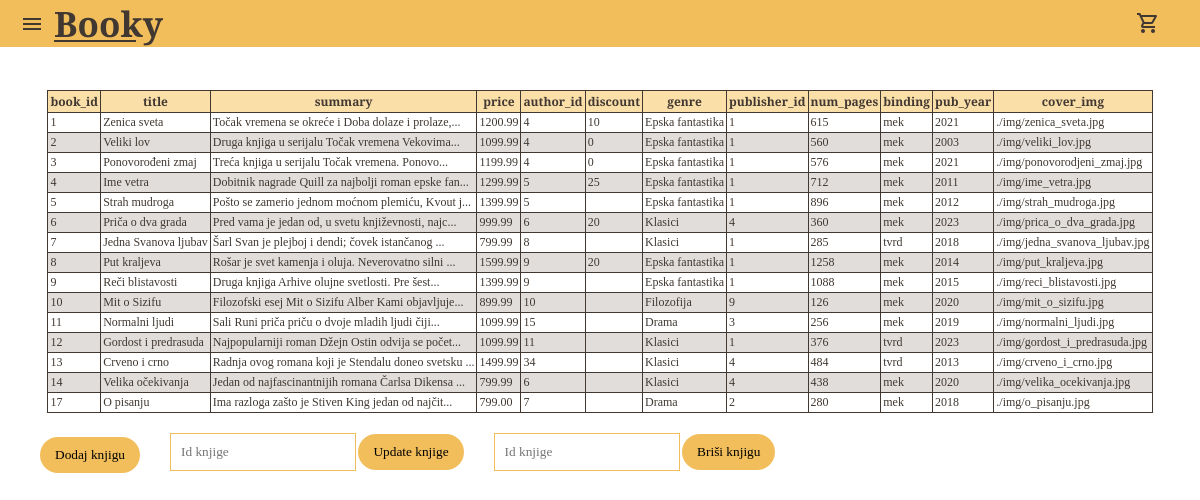
The app's page /admin.php with its own data.
### tables this page shows
CREATE TABLE `books` (
  `book_id` int(11) NOT NULL,
  `title` varchar(50) NOT NULL,
  `summary` text NOT NULL,
  `price` decimal(10,2) NOT NULL,
  `author_id` int(11) NOT NULL,
  `discount` int(11) DEFAULT NULL,
  `genre` varchar(30) NOT NULL,
  `publisher_id` int(11) NOT NULL,
  `num_pages` int(11) NOT NULL,
  `binding` varchar(5) NOT NULL,
  `pub_year` int(11) NOT NULL,
  `cover_img` varchar(30) NOT NULL
);

### models/book_model.php (called while the page is built, shortened)
<?php
include "db.php";
function get_all_books_info() {
    global $conn;
    $query = "SELECT * FROM books";
    $res = mysqli_query($conn, $query);
    return mysqli_fetch_all($res, MYSQLI_ASSOC);
}

### controllers/book_controller.php (called while the page is built, shortened)
<?php
include "models/book_model.php";
function get_all_books() {
    $books = get_all_books_info();
    return $books;
}

### admin.php (the view, shortened to what this page needs)
<?php
    include "controllers/book_controller.php";
    $books = get_all_books();
?>
<!DOCTYPE html>
<html lang="en">
<head>
    <link rel="stylesheet" href="./css/style.css">
</head>
<body>
    <?php
        include "views/header.php";
    ?>
    <div class="admin-container">
        <table class="books">
            <tr class="books__row">
                <th class="books__header">book_id</th>
                <th class="books__header">title</th>
                <th class="books__header">summary</th>
                <th class="books__header">price</th>
                <th class="books__header">author_id</th>
                <th class="books__header">discount</th>
                <th class="books__header">genre</th>
                <th class="books__header">publisher_id</th>
                <th class="books__header">num_pages</th>
                <th class="books__header">binding</th>
                <th class="books__header">pub_year</th>
                <th class="books__header">cover_img</th>
            </tr>
            <?php
                foreach($books as $book) {
                    $summary = substr($book['summary'], 0, 50) . '...';
                    echo
                    "
                    <tr class=\"books__row\">
                        <td class=\"books__data\">{$book['book_id']}</td>
                        <td class=\"books__data\">{$book['title']}</td>
                        <td class=\"books__data\">{$summary}</td>
                        <td class=\"books__data\">{$book['price']}</td>
                        <td class=\"books__data\">{$book['author_id']}</td>
                        <td class=\"books__data\">{$book['discount']}</td>
                        <td class=\"books__data\">{$book['genre']}</td>
                        <td class=\"books__data\">{$book['publisher_id']}</td>
                        <td class=\"books__data\">{$book['num_pages']}</td>
                        <td class=\"books__data\">{$book['binding']}</td>
                        <td class=\"books__data\">{$book['pub_year']}</td>
                        <td class=\"books__data\">{$book['cover_img']}</td>
                    </tr>
                    ";
                }
            ?>
        </table>
        <div class="forms">
            <form action="add_book.php" method="get" class="form-add">
                <input type="submit" value="Dodaj knjigu" class="form-btn">
            </form>
            <form action="update_book.php" method="get" class="form-update">
                <input type="number" name="book_id" placeholder="Id knjige" class="form-input" required>
                <input type="submit" value="Update knjige" class="form-btn">
            </form>
            <form action="delete_book.php" method="get" class="form-delete">
                <input type="number" name="book_id" placeholder="Id knjige" class="form-input" required>
                <input type="submit" value="Briši knjigu" class="form-btn">
            </form>
        </div>
    </div>
</body>
</html>

### css/style.css (style rules this page uses)
* { margin: 0; padding: 0; box-sizing: border-box; }
html { font-size: 62.5%; }
body { font-family: "Bodoni Moda", serif; color: #403831; }
.admin-container { margin-top: 5rem; height: 90vh; overflow-x: auto; padding: 2rem; }
@media screen and (max-width: 1280px) { .admin-container { height: min-content; margin-top: 7rem; } }
.books { font-size: 1.5rem; border: 0.1rem solid #403831; border-collapse: collapse; margin: 0 auto; }
@media screen and (max-width: 1280px) { .books { font-size: 1.2rem; } }
.books__header, .books__data { border: 0.1rem solid #403831; padding: 0.2rem; }
.books__header { background-color: #fbdfa9; }
.books tr:nth-of-type(odd) { background-color: #e1dddb; }
.forms { padding: 2rem; display: flex; flex-direction: row; align-items: center; justify-content: flex-start; gap: 3rem; }
.forms > form { margin-bottom: 1rem; }
.form-input { height: 100%; border: 0.1rem solid #f2be5c; padding: 1rem; font-family: "Bodoni Moda", serif; margin-bottom: 0.5rem; }
.form-btn { padding: 1rem 1.5rem; border-radius: 5rem; border: none; background-color: #f2be5c; font-family: "Bodoni Moda", serif; cursor: pointer; }

### records on screen
books: book_id "1", title "Zenica sveta", summary "Točak vremena se okreće i Doba dolaze i prolaze,...", price "1200.99", author "4", discount "10", genre "Epska fantastika", publisher "1", num_pages "615", binding "mek", pub_year "2021", cover_img "./img/zenica_sveta.jpg"
books: book_id "2", title "Veliki lov", summary "Druga knjiga u serijalu Točak vremena Vekovima...", price "1099.99", author "4", discount "0", genre "Epska fantastika", publisher "1", num_pages "560", binding "mek", pub_year "2003", cover_img "./img/veliki_lov.jpg"
books: book_id "3", title "Ponovorođeni zmaj", summary "Treća knjiga u serijalu Točak vremena. Ponovo...", price "1199.99", author "4", discount "0", genre "Epska fantastika", publisher "1", num_pages "576", binding "mek", pub_year "2021", cover_img "./img/ponovorodjeni_zmaj.jpg"
books: book_id "4", title "Ime vetra", summary "Dobitnik nagrade Quill za najbolji roman epske fan...", price "1299.99", author "5", discount "25", genre "Epska fantastika", publisher "1", num_pages "712", binding "mek", pub_year "2011", cover_img "./img/ime_vetra.jpg"
books: book_id "5", title "Strah mudroga", summary "Pošto se zamerio jednom moćnom plemiću, Kvout j...", price "1399.99", author "5", genre "Epska fantastika", publisher "1", num_pages "896", binding "mek", pub_year "2012", cover_img "./img/strah_mudroga.jpg"
books: book_id "6", title "Priča o dva grada", summary "Pred vama je jedan od, u svetu književnosti, najc...", price "999.99", author "6", discount "20", genre "Klasici", publisher "4", num_pages "360", binding "mek", pub_year "2023", cover_img "./img/prica_o_dva_grada.jpg"
books: book_id "7", title "Jedna Svanova ljubav", summary "Šarl Svan je plejboj i dendi; čovek istančanog ...", price "799.99", author "8", genre "Klasici", publisher "1", num_pages "285", binding "tvrd", pub_year "2018", cover_img "./img/jedna_svanova_ljubav.jpg"
books: book_id "8", title "Put kraljeva", summary "Rošar je svet kamenja i oluja. Neverovatno silni ...", price "1599.99", author "9", discount "20", genre "Epska fantastika", publisher "1", num_pages "1258", binding "mek", pub_year "2014", cover_img "./img/put_kraljeva.jpg"
books: book_id "9", title "Reči blistavosti", summary "Druga knjiga Arhive olujne svetlosti. Pre šest...", price "1399.99", author "9", genre "Epska fantastika", publisher "1", num_pages "1088", binding "mek", pub_year "2015", cover_img "./img/reci_blistavosti.jpg"
books: book_id "10", title "Mit o Sizifu", summary "Filozofski esej Mit o Sizifu Alber Kami objavljuje...", price "899.99", author "10", genre "Filozofija", publisher "9", num_pages "126", binding "mek", pub_year "2020", cover_img "./img/mit_o_sizifu.jpg"
books: book_id "11", title "Normalni ljudi", summary "Sali Runi priča priču o dvoje mladih ljudi čiji...", price "1099.99", author "15", genre "Drama", publisher "3", num_pages "256", binding "mek", pub_year "2019", cover_img "./img/normalni_ljudi.jpg"
books: book_id "12", title "Gordost i predrasuda", summary "Najpopularniji roman Džejn Ostin odvija se počet...", price "1099.99", author "11", genre "Klasici", publisher "1", num_pages "376", binding "tvrd", pub_year "2023", cover_img "./img/gordost_i_predrasuda.jpg"
books: book_id "13", title "Crveno i crno", summary "Radnja ovog romana koji je Stendalu doneo svetsku ...", price "1499.99", author "34", genre "Klasici", publisher "4", num_pages "484", binding "tvrd", pub_year "2013", cover_img "./img/crveno_i_crno.jpg"
books: book_id "14", title "Velika očekivanja", summary "Jedan od najfascinantnijih romana Čarlsa Dikensa ...", price "799.99", author "6", genre "Klasici", publisher "4", num_pages "438", binding "mek", pub_year "2020", cover_img "./img/velika_ocekivanja.jpg"
books: book_id "17", title "O pisanju", summary "Ima razloga zašto je Stiven King jedan od najčit...", price "799.00", author "7", genre "Drama", publisher "2", num_pages "280", binding "mek", pub_year "2018", cover_img "./img/o_pisanju.jpg"
